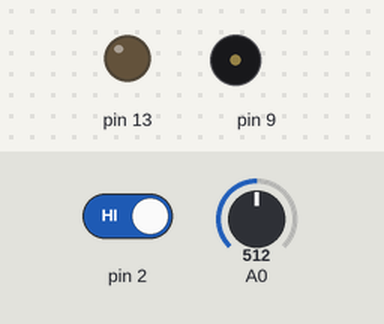
Bench run of a sketch on a simulated Arduino Uno, built with avr-gcc and run on an emulated ATmega328P. Shown: output pins drawn as LEDs (lit = HIGH), buzzer (waves = sounding). The inputs (shaded band) are chosen by the test bench; at power-on: pin 2 HIGH, A0 = 512.

Above: at 1.5 s.
1.6 s: pin 2 driven LOW
At 2.8 s:
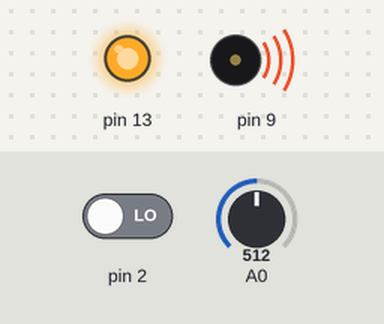
3.6 s: pin 2 driven HIGH
At 5.2 s:
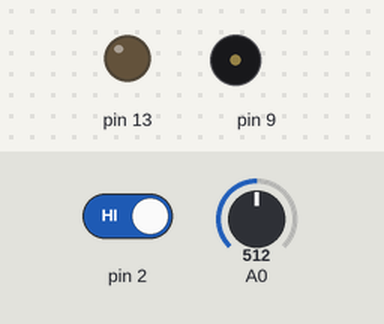
Timing chart, 0 to 6.7 s (numbered marks = the images above; inputs shaded):
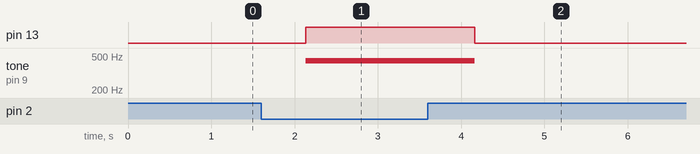

The sketch:

sketch044.ino
```cpp
void setup() {
  pinMode(13,OUTPUT);
  pinMode(2,INPUT);
}

void loop() {
  int button = digitalRead(2);
  int dial = analogRead(0);
  if (button==LOW){ // Read the button state
    digitalWrite(13,HIGH);
    tone(9,440);
    delay(500);
    delay(dial);
    } else {
    digitalWrite(13,LOW);
    noTone(9);
    delay(200);
    delay(dial);
  }
}
```

Measured:
- after the input at 1.6 s, pin 13: LOW → HIGH after 0.54 s; tone on pin 9: silent → 440 Hz after 0.54 s
- after the input at 3.6 s, pin 13: HIGH → LOW after 0.56 s; tone on pin 9: 440 Hz → silent after 0.56 s
